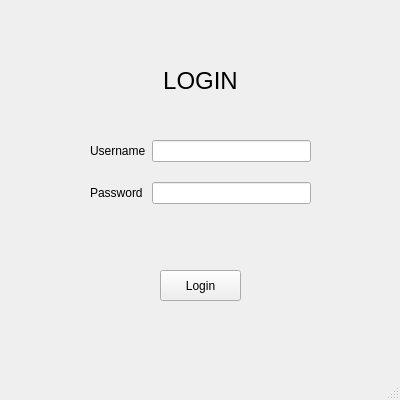
<?xml version="1.0" encoding="UTF-8"?>
<ui version="4.0">
 <class>LoginWindow</class>
 <widget class="QMainWindow" name="LoginWindow">
  <property name="geometry">
   <rect>
    <x>0</x>
    <y>0</y>
    <width>400</width>
    <height>400</height>
   </rect>
  </property>
  <property name="windowTitle">
   <string>MainWindow</string>
  </property>
  <widget class="QWidget" name="centralwidget">
   <widget class="QLabel" name="lbl_title">
    <property name="geometry">
     <rect>
      <x>160</x>
      <y>60</y>
      <width>81</width>
      <height>41</height>
     </rect>
    </property>
    <property name="font">
     <font>
      <pointsize>18</pointsize>
     </font>
    </property>
    <property name="text">
     <string>LOGIN</string>
    </property>
    <property name="alignment">
     <set>Qt::AlignCenter</set>
    </property>
   </widget>
   <widget class="QWidget" name="formLayoutWidget">
    <property name="geometry">
     <rect>
      <x>90</x>
      <y>140</y>
      <width>221</width>
      <height>81</height>
     </rect>
    </property>
    <layout class="QFormLayout" name="formLayout">
     <property name="verticalSpacing">
      <number>20</number>
     </property>
     <item row="0" column="0">
      <widget class="QLabel" name="label">
       <property name="text">
        <string>Username</string>
       </property>
      </widget>
     </item>
     <item row="1" column="0">
      <widget class="QLabel" name="label_2">
       <property name="text">
        <string>Password</string>
       </property>
      </widget>
     </item>
     <item row="0" column="1">
      <widget class="QLineEdit" name="txt_username"/>
     </item>
     <item row="1" column="1">
      <widget class="QLineEdit" name="txt_password">
       <property name="echoMode">
        <enum>QLineEdit::Password</enum>
       </property>
      </widget>
     </item>
    </layout>
   </widget>
   <widget class="QPushButton" name="btn_login">
    <property name="geometry">
     <rect>
      <x>160</x>
      <y>270</y>
      <width>81</width>
      <height>31</height>
     </rect>
    </property>
    <property name="text">
     <string>Login</string>
    </property>
   </widget>
   <widget class="QLabel" name="label_3">
    <property name="geometry">
     <rect>
      <x>90</x>
      <y>240</y>
      <width>221</width>
      <height>20</height>
     </rect>
    </property>
    <property name="styleSheet">
     <string notr="true">color: darkred;</string>
    </property>
    <property name="text">
     <string/>
    </property>
    <property name="alignment">
     <set>Qt::AlignCenter</set>
    </property>
   </widget>
  </widget>
  <widget class="QMenuBar" name="menubar">
   <property name="geometry">
    <rect>
     <x>0</x>
     <y>0</y>
     <width>400</width>
     <height>17</height>
    </rect>
   </property>
  </widget>
  <widget class="QStatusBar" name="statusbar"/>
 </widget>
 <resources/>
 <connections/>
</ui>
